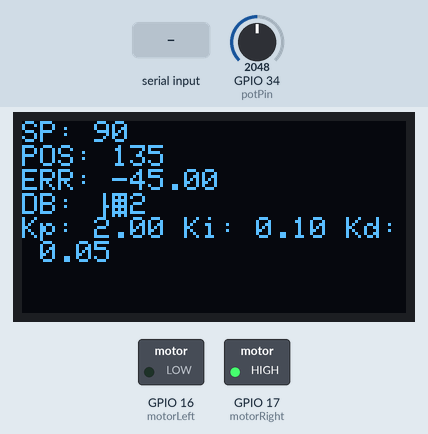
Bench run of a sketch on a simulated ESP32. Parts: 128×64 one-colour display, switched loads named in the sketch (green lamp = pin HIGH). The test bench sets the inputs (shaded band); at power-on: GPIO 34 (potPin) = 2048. What the sketch prints to the serial monitor is not drawn.

Above: at 2.2 s.
2.3 s: GPIO 34 (potPin) set to 1228
At 2.8 s:
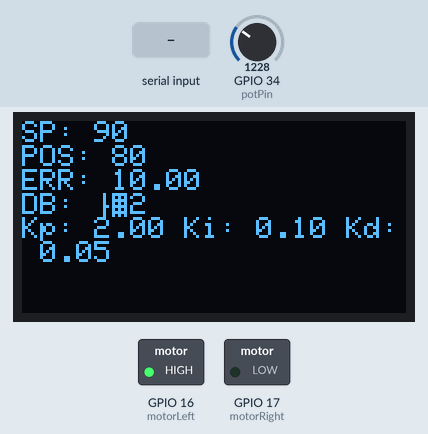
3.8 s: "DB90\n" received over Serial
At 4.8 s:
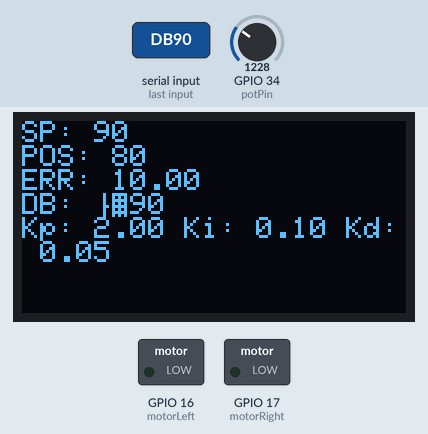
5.3 s: "SP\n" received over Serial
At 6.3 s:
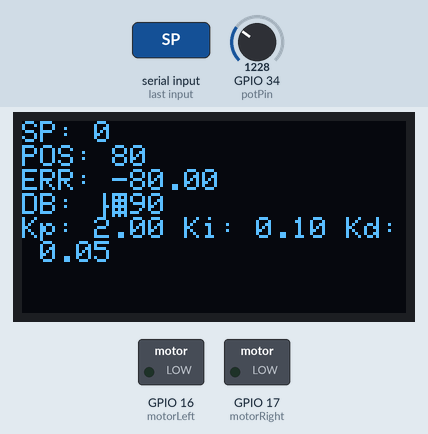
6.8 s: "KP\n" received over Serial
8.3 s: "KI\n" received over Serial
At 8.6 s:
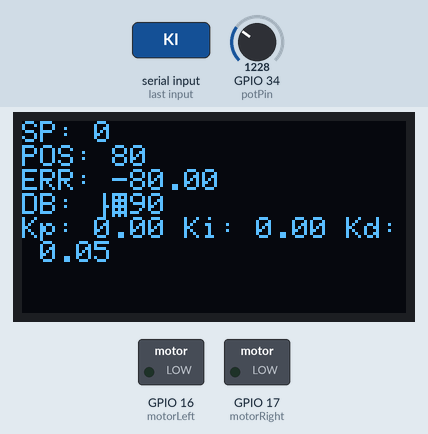
9.8 s: GPIO 34 (potPin) set to 491
At 10.6 s:
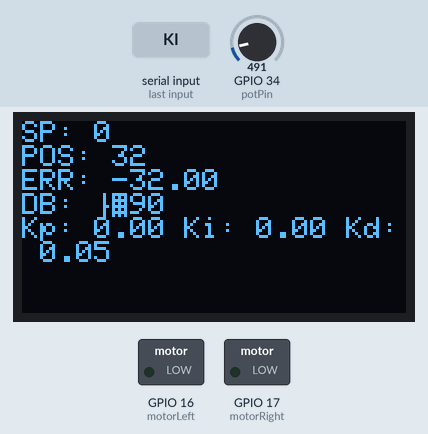
Timing chart, 0 to 12.3 s (numbered marks = the images above; inputs shaded):
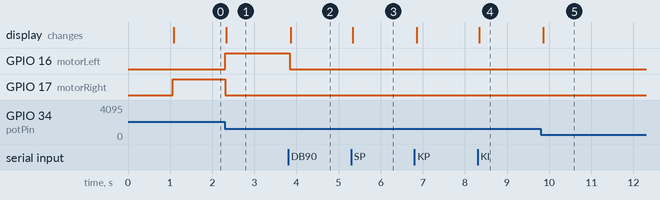

Measured:
- after the input at 2.3 s, GPIO 16 (motorLeft): LOW → HIGH at once; GPIO 17 (motorRight): HIGH → LOW at once; the display: changes at once (image 1)
- after the input at 3.8 s, GPIO 16 (motorLeft): HIGH → LOW at once; the display: changes after 0.06 s (image 2)
- after the input at 5.3 s, the display: changes at once (image 3)
- after the input at 8.3 s, the display: changes at once (image 4)
- after the input at 9.8 s, the display: changes after 0.06 s (image 5)

The sketch:

esp32_servo_controller.ino
```cpp
#include <Arduino.h>
#include <Wire.h>
#include <Adafruit_GFX.h>
#include <Adafruit_SSD1306.h>

// ==== OLED Setup ====
#define SCREEN_WIDTH 128
#define SCREEN_HEIGHT 64
Adafruit_SSD1306 display(SCREEN_WIDTH, SCREEN_HEIGHT, &Wire, -1);

// ==== Pins ====
const int potPin = 34;     // Potentiometer feedback
const int motorLeft = 16;  // Motor driver left (HIGH = left)
const int motorRight = 17; // Motor driver right (HIGH = right)

// ==== PID Settings ====
float Kp = 2.0;   // Proportional
float Ki = 0.1;   // Integral
float Kd = 0.05;  // Derivative

// ==== Control Settings ====
int setpoint = 90;          // Desired angle (deg)
int deadband = 2;           // tolerance ±deg (can be changed via Serial)
int maxPWM = 255;           // output limit (used for control math)

// ==== Variables ====
int position = 0;
float integral = 0;
float prevError = 0;
unsigned long lastTime = 0;

void setup() {
  Serial.begin(115200);

  pinMode(motorLeft, OUTPUT);
  pinMode(motorRight, OUTPUT);

  if (!display.begin(SSD1306_SWITCHCAPVCC, 0x3C)) {
    Serial.println(F("SSD1306 allocation failed"));
    for (;;);
  }

  display.clearDisplay();
  display.setTextSize(1);
  display.setTextColor(SSD1306_WHITE);
  display.setCursor(0, 0);
  display.println("DC Motor Servo Ready");
  display.display();
  delay(1000);

  Serial.println("Commands:");
  Serial.println("SP <angle>   -> set target angle (0-270)");
  Serial.println("KP <value>   -> set Kp");
  Serial.println("KI <value>   -> set Ki");
  Serial.println("KD <value>   -> set Kd");
  Serial.println("DB <value>   -> set deadband tolerance (deg)");
}

void loop() {
  // === Handle Serial Commands ===
  if (Serial.available()) {
    String input = Serial.readStringUntil('\n');
    input.trim();

    if (input.startsWith("SP")) {
      setpoint = input.substring(2).toInt();
      if (setpoint < 0) setpoint = 0;
      if (setpoint > 270) setpoint = 270;
      Serial.print("Setpoint updated: "); Serial.println(setpoint);
    }
    else if (input.startsWith("KP")) {
      Kp = input.substring(2).toFloat();
      Serial.print("Kp updated: "); Serial.println(Kp);
    }
    else if (input.startsWith("KI")) {
      Ki = input.substring(2).toFloat();
      Serial.print("Ki updated: "); Serial.println(Ki);
    }
    else if (input.startsWith("KD")) {
      Kd = input.substring(2).toFloat();
      Serial.print("Kd updated: "); Serial.println(Kd);
    }
    else if (input.startsWith("DB")) {
      deadband = input.substring(2).toInt();
      if (deadband < 0) deadband = 0;
      Serial.print("Deadband updated: ±"); Serial.println(deadband);
    }
    else {
      Serial.println("Unknown command");
    }
  }

  // === Read feedback (0-4095 -> 0-270 deg) ===
  position = map(analogRead(potPin), 0, 4095, 0, 270);

  // === PID Calculation ===
  unsigned long now = millis();
  float dt = (now - lastTime) / 1000.0;
  if (dt <= 0) dt = 0.001;
  lastTime = now;

  float error = setpoint - position;

  if (abs(error) <= deadband) {
    // Inside tolerance → stop motor
    digitalWrite(motorLeft, LOW);
    digitalWrite(motorRight, LOW);
    integral = 0;  // reset integral to prevent windup
  } else {
    integral += error * dt;
    float derivative = (error - prevError) / dt;
    float output = Kp * error + Ki * integral + Kd * derivative;

    // Limit output
    if (output > maxPWM) output = maxPWM;
    if (output < -maxPWM) output = -maxPWM;

    // Motor control (bang-bang with direction only)
    if (output > 0) {
      digitalWrite(motorLeft, HIGH);
      digitalWrite(motorRight, LOW);
    } else {
      digitalWrite(motorLeft, LOW);
      digitalWrite(motorRight, HIGH);
    }

    prevError = error;
  }

  // === OLED Display ===
  display.clearDisplay();
  display.setCursor(0, 0);
  display.print("SP: "); display.println(setpoint);
  display.print("POS: "); display.println(position);
  display.print("ERR: "); display.println(error);
  display.print("DB: ±"); display.println(deadband);
  display.print("Kp: "); display.print(Kp);
  display.print(" Ki: "); display.print(Ki);
  display.print(" Kd: "); display.println(Kd);
  display.display();

  // === Telemetry Output (for MATLAB) ===
  Serial.print("T,"); Serial.print(millis());
  Serial.print(",SP,"); Serial.print(setpoint);
  Serial.print(",POS,"); Serial.print(position);
  Serial.print(",ERR,"); Serial.print(error);
  Serial.print(",OUT,"); Serial.println(prevError);

  delay(20); // control loop speed ~50 Hz
}
```
